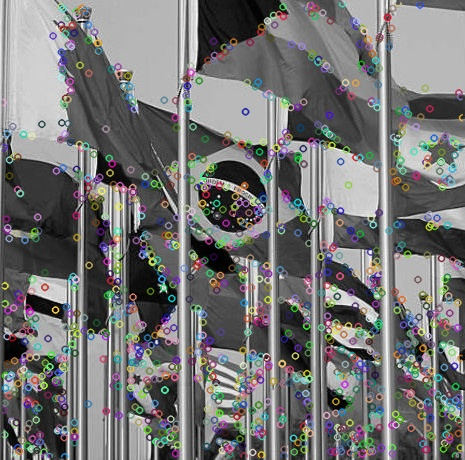
#> input picture imagens/213737.jpg, 465 x 460 px
$ python lab1_mask.py ../../imagens/213737.jpg
#> lines starting #> are read from the running program, lines starting #| are printed output that depends on the picture; after the words box and inside, x2 and y2 are one past the last pixel; in counts of white or black regions, pixels touching at a corner belong together
import sys
import cv2
import numpy as np

# Carrega a imagem
img = cv2.imread(sys.argv[1])
#> img is the input picture: shape (460, 465, 3); mean B, G, R 116.6, 117, 116.8

# Converte BGR para HSV
img_hsv = cv2.cvtColor(img, cv2.COLOR_BGR2HSV)
#> img_hsv: shape (460, 465, 3); mean H, S, V 65.2, 34.7, 124.2

# Define a faixa para as cores azul e verde
# Referência: usando o trackbar mostrado em sala
lower_blue = np.array([80, 50, 50])
upper_blue = np.array([112, 255, 255])
lower_green = np.array([10, 50, 50])
upper_green = np.array([75, 255, 255])

# Criando máscaras para as cores azul e verde
mask_blue = cv2.inRange(img_hsv, lower_blue, upper_blue)
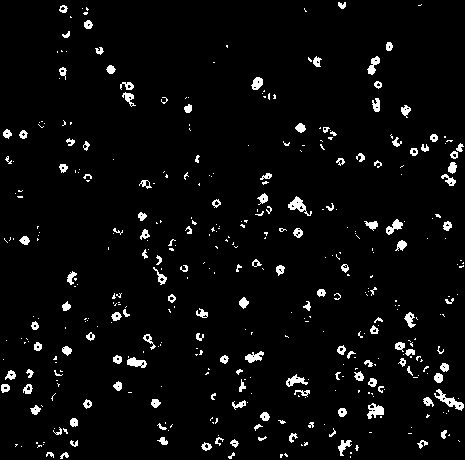
#> mask_blue: shape (460, 465); 4% white; 405 white regions (265 under 20 px), largest, box (x1, y1, x2, y2) and area: (434, 389, 464, 411) 207, (288, 196, 312, 216) 179, (367, 403, 384, 419) 158
mask_green = cv2.inRange(img_hsv, lower_green, upper_green)
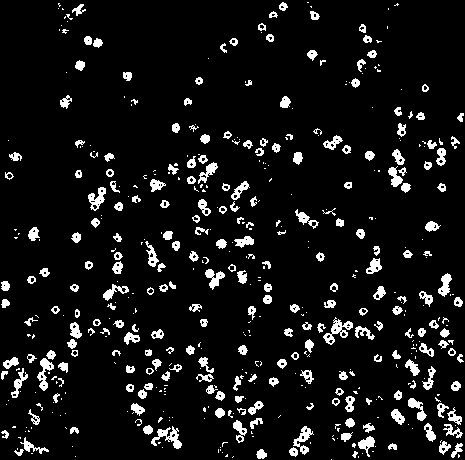
#> mask_green: shape (460, 465); 8% white; 498 white regions (256 under 20 px), largest, box (x1, y1, x2, y2) and area: (323, 317, 353, 345) 293, (151, 426, 182, 449) 282, (37, 358, 54, 391) 235

# Trocando azul para verde (Hue para verde é em torno de 60)
# https://opencv24-python-tutorials.readthedocs.io/en/latest/py_tutorials/py_imgproc/py_colorspaces/py_colorspaces.html#how-to-find-hsv-values-to-track
img_hsv[:,:,0] = np.where(mask_blue > 0, 60, img_hsv[:,:,0])
#> img_hsv: shape (460, 465, 3); mean H, S, V 63.7, 34.7, 124.2

# Trocando verde para azul (Hue para azul é em torno de 120)
img_hsv[:,:,0] = np.where(mask_green > 0, 120, img_hsv[:,:,0])
#> img_hsv: shape (460, 465, 3); mean H, S, V 69.9, 34.7, 124.2

# Converte HSV para BGR
img_swap = cv2.cvtColor(img_hsv, cv2.COLOR_HSV2BGR)
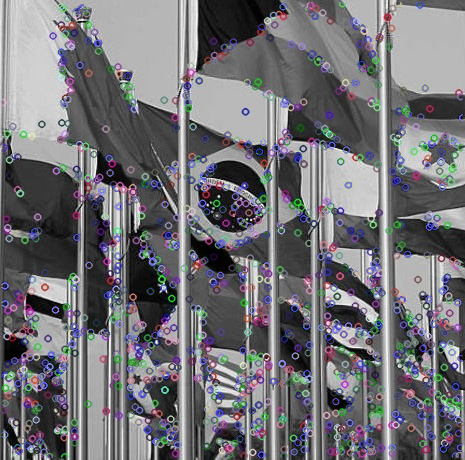
#> img_swap: shape (460, 465, 3); mean B, G, R 118.4, 113.6, 114.2

cv2.imwrite('lab1_mask_result.jpg', img_swap)

# Mostre a imagem
cv2.imshow('Imagem nova', img_swap)
cv2.waitKey(0)
cv2.destroyAllWindows()
